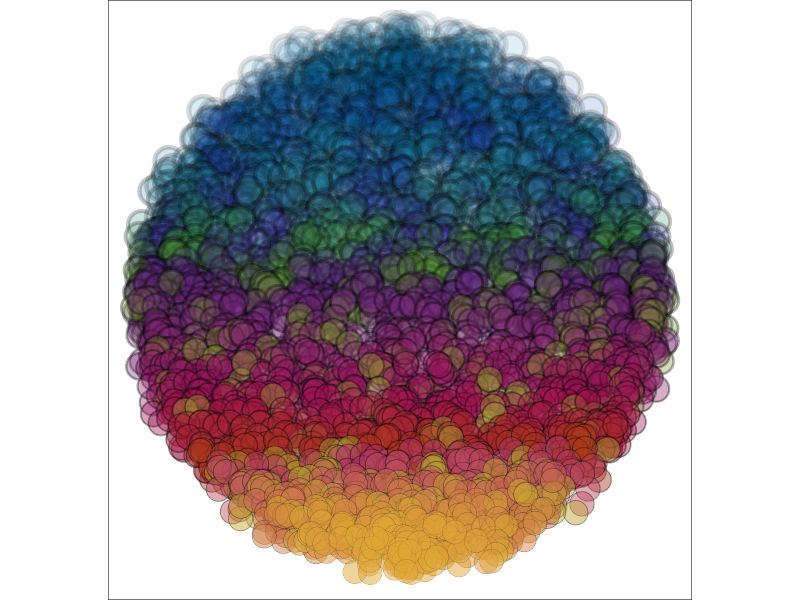

This chart was generated by the following R code:
library(tidyverse)
library(sp)

set.seed(221)

angles <- seq(0,2*pi, length.out = 100)

circle <- tibble(x = sin(angles),
                 y = cos(angles))

patterns <- tibble(crossing(x = sin(angles),
                   y = cos(angles)))
  

  patterns_cut <- patterns %>%
    mutate(logic = point.in.polygon(x,y, circle$x, circle$y)) %>%
    filter(logic == 1) %>%
    mutate(logic = if_else(tan(x)^5 +  cos(x*y) < 1, TRUE, FALSE)) %>%
    mutate(color = if_else(logic == TRUE, "#000000", "#8c8989")) %>%
    arrange(desc(y))
  
  colors <- c("#af3918", "#a21152", "#822b75","#612884","#154baf",
              "#0b82b9", "#277e9d","#488e35","#e3a934","#b2336a")
  
  color_pal <- tibble(color = colorRampPalette(colors)(nrow(patterns_cut))) %>%
    arrange(desc(color))
  
  
  
  circle %>%
    ggplot(aes(x,y))+
    theme_void()+
    geom_point(data = patterns_cut, aes(x,y), 
               shape = 21,
               stroke = seq(3,.1, length.out = nrow(patterns_cut)),
               color = "#000000",
              fill = sort(color_pal$color), size = 8,
              alpha = sort(sample(seq(.1,.5, length.out = nrow(patterns_cut)), replace = TRUE)),
              position = position_jitter(width = .05, height = .09),inherit.aes = FALSE)+
    theme(
          plot.background = element_rect(fill = "#ffffff"))+
    coord_equal()
  
